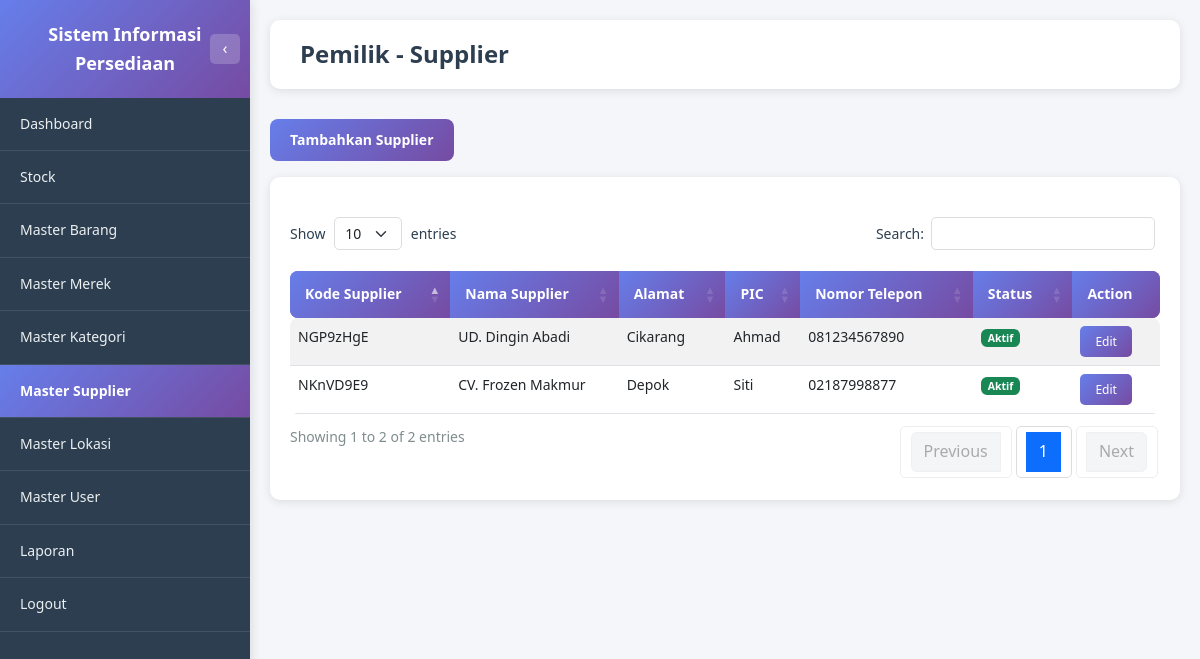
Page /pemilik/master_supplier.php (signed in) on the earlier database version.
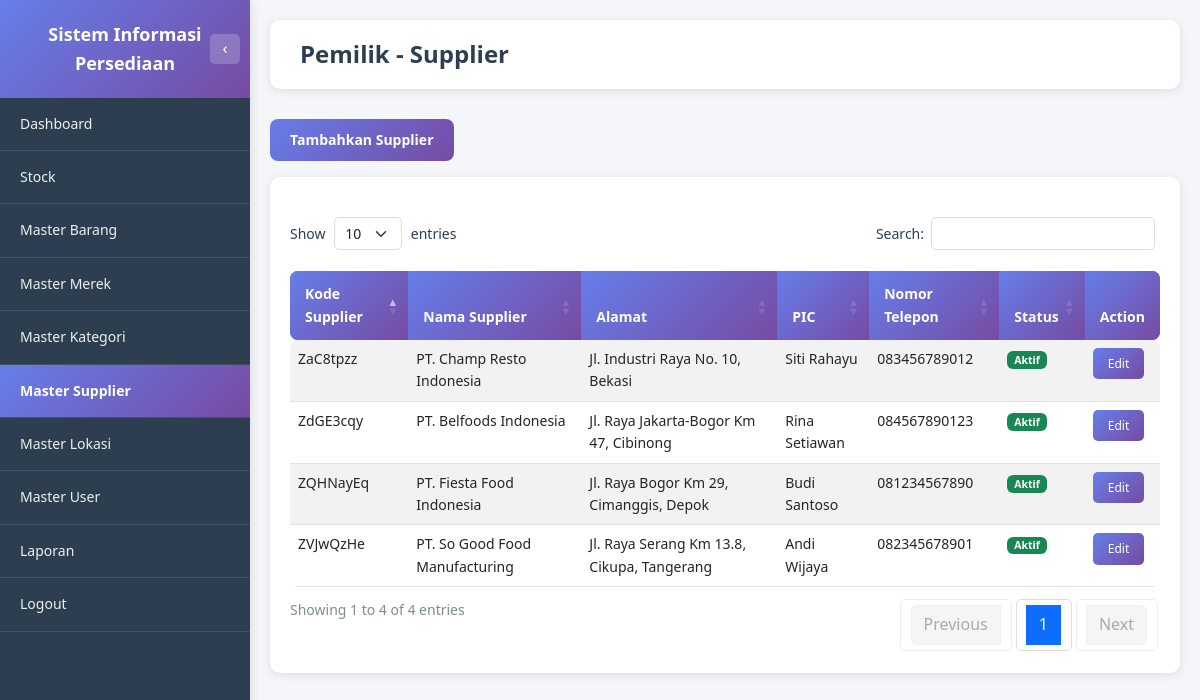
Same page on the later database version.
### tables this page shows
CREATE TABLE MASTER_SUPPLIER (
         KD_SUPPLIER          VARCHAR(8) NOT NULL,
         NAMA_SUPPLIER        VARCHAR(256),
         ALAMAT_SUPPLIER      VARCHAR(256),
         PIC_SUPPLIER         VARCHAR(256),
         NOTELP_SUPPLIER      VARCHAR(20),
         STATUS               ENUM('AKTIF', 'TIDAK AKTIF'),
    PRIMARY KEY (KD_SUPPLIER)
      );

### pemilik/master_supplier.php (the view, shortened to what this page needs)
<?php
require_once '../dbconnect.php';
$query_supplier = "SELECT KD_SUPPLIER, NAMA_SUPPLIER, ALAMAT_SUPPLIER, PIC_SUPPLIER, NOTELP_SUPPLIER, STATUS
                   FROM MASTER_SUPPLIER
                   ORDER BY KD_SUPPLIER ASC";
$result_supplier = $conn->query($query_supplier);
?>
<!DOCTYPE html>
<html lang="id">
<head>
    <link href="https://cdn.jsdelivr.net/npm/bootstrap@5.3.0/dist/css/bootstrap.min.css" rel="stylesheet">
    <link href="https://cdn.datatables.net/1.13.7/css/dataTables.bootstrap5.min.css" rel="stylesheet">
    <link href="https://cdn.jsdelivr.net/npm/sweetalert2@11/dist/sweetalert2.min.css" rel="stylesheet">
    <link href="../assets/css/style.css" rel="stylesheet">
</head>
<body class="dashboard-body">
    <?php include 'includes/sidebar.php'; ?>
    <div class="main-content">
        <div class="page-header">
            <h1 class="page-title">Pemilik - Supplier</h1>
        </div>
        <div class="mb-3">
            <button type="button" class="btn-primary-custom" data-bs-toggle="modal" data-bs-target="#modalTambahSupplier">
                <i class="bi bi-plus-circle"></i> Tambahkan Supplier
            </button>
        </div>
        <div class="table-section" style="width: 100%;">
            <div class="table-responsive" style="width: 100%;">
                <table id="tableSupplier" class="table table-custom table-striped table-hover" style="width: 100%;">
                    <thead>
                        <tr>
                            <th>Kode Supplier</th>
                            <th>Nama Supplier</th>
                            <th>Alamat</th>
                            <th>PIC</th>
                            <th>Nomor Telepon</th>
                            <th>Status</th>
                            <th>Action</th>
                        </tr>
                    </thead>
                    <tbody>
                        <?php if ($result_supplier->num_rows > 0): ?>
                            <?php while ($row = $result_supplier->fetch_assoc()): ?>
                                <tr>
                                    <td><?php echo htmlspecialchars($row['KD_SUPPLIER']); ?></td>
                                    <td><?php echo htmlspecialchars($row['NAMA_SUPPLIER']); ?></td>
                                    <td><?php echo htmlspecialchars($row['ALAMAT_SUPPLIER'] ?? '-'); ?></td>
                                    <td><?php echo htmlspecialchars($row['PIC_SUPPLIER'] ?? '-'); ?></td>
                                    <td><?php echo htmlspecialchars($row['NOTELP_SUPPLIER'] ?? '-'); ?></td>
                                    <td>
                                        <?php if ($row['STATUS'] == 'AKTIF'): ?>
                                            <span class="badge bg-success">Aktif</span>
                                        <?php else: ?>
                                            <span class="badge bg-secondary">Tidak Aktif</span>
                                        <?php endif; ?>
                                    </td>
                                    <td>
                                        <button class="btn-view" onclick="editSupplier('<?php echo htmlspecialchars($row['KD_SUPPLIER']); ?>', '<?php echo htmlspecialchars($row['NAMA_SUPPLIER'], ENT_QUOTES); ?>', '<?php echo htmlspecialchars($row['ALAMAT_SUPPLIER'] ?? '', ENT_QUOTES); ?>', '<?php echo htmlspecialchars($row['PIC_SUPPLIER'] ?? '', ENT_QUOTES); ?>', '<?php echo htmlspecialchars($row['NOTELP_SUPPLIER'] ?? '', ENT_QUOTES); ?>', '<?php echo htmlspecialchars($row['STATUS']); ?>')">Edit</button>
                                    </td>
                                </tr>
                            <?php endwhile; ?>
                        <?php endif; ?>
                    </tbody>
                </table>
            </div>
        </div>
    </div>
</body>
</html>

Differences in the rows shown:
removed master_supplier: KD_SUPPLIER "NGP9zHgE", NAMA_SUPPLIER "UD. Dingin Abadi", ALAMAT_SUPPLIER "Cikarang", PIC_SUPPLIER "Ahmad", NOTELP_SUPPLIER "081234567890", STATUS "Aktif"
removed master_supplier: KD_SUPPLIER "NKnVD9E9", NAMA_SUPPLIER "CV. Frozen Makmur", ALAMAT_SUPPLIER "Depok", PIC_SUPPLIER "Siti", NOTELP_SUPPLIER "02187998877", STATUS "Aktif"
added master_supplier: KD_SUPPLIER "ZaC8tpzz", NAMA_SUPPLIER "PT. Champ Resto Indonesia", ALAMAT_SUPPLIER "Jl. Industri Raya No. 10, Bekasi", PIC_SUPPLIER "Siti Rahayu", NOTELP_SUPPLIER "083456789012", STATUS "Aktif"
added master_supplier: KD_SUPPLIER "ZdGE3cqy", NAMA_SUPPLIER "PT. Belfoods Indonesia", ALAMAT_SUPPLIER "Jl. Raya Jakarta-Bogor Km 47, Cibinong", PIC_SUPPLIER "Rina Setiawan", NOTELP_SUPPLIER "084567890123", STATUS "Aktif"
added master_supplier: KD_SUPPLIER "ZQHNayEq", NAMA_SUPPLIER "PT. Fiesta Food Indonesia", ALAMAT_SUPPLIER "Jl. Raya Bogor Km 29, Cimanggis, Depok", PIC_SUPPLIER "Budi Santoso", NOTELP_SUPPLIER "081234567890", STATUS "Aktif"
added master_supplier: KD_SUPPLIER "ZVJwQzHe", NAMA_SUPPLIER "PT. So Good Food Manufacturing", ALAMAT_SUPPLIER "Jl. Raya Serang Km 13.8, Cikupa, Tangerang", PIC_SUPPLIER "Andi Wijaya", NOTELP_SUPPLIER "082345678901", STATUS "Aktif"
Other differences:
text written by a page script: "Show entries Search: Showing 1 to 2 of 2 entries Previous 1 Next" → "Show entries Search: Showing 1 to 4 of 4 entries Previous 1 Next"
